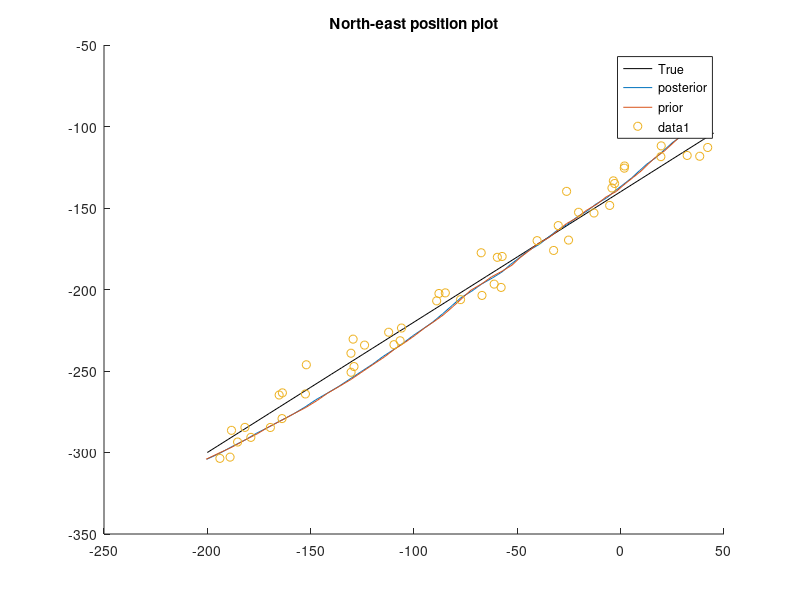
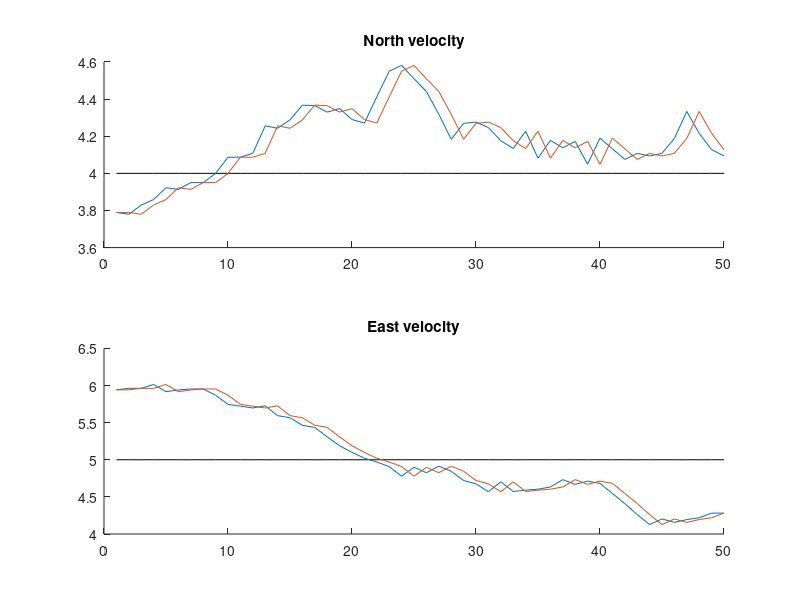
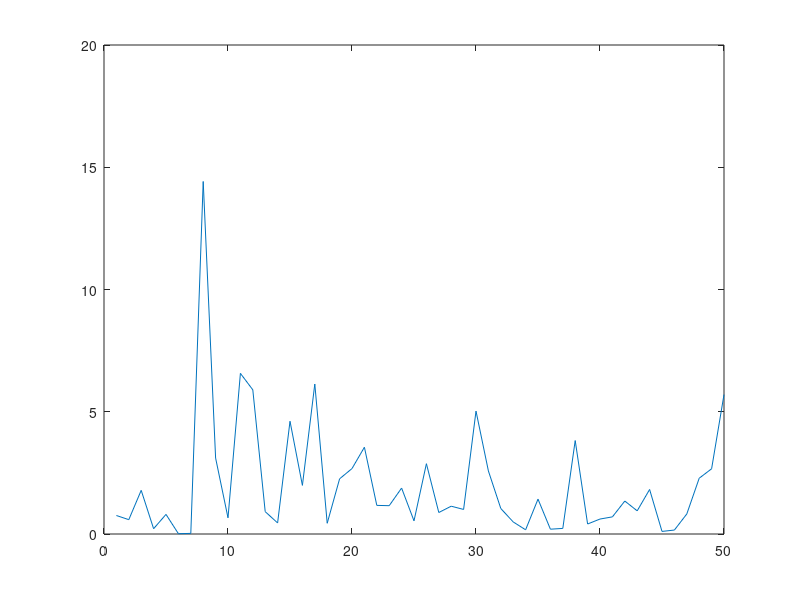

Write the MATLAB code that produced these figures, in order.
x0 = [-300; 4; -200; 5];
cov0 = diag([10, 0.5, 10, 0.5]);
x0_est = x0+chol(cov0)*randn(4,1);
dt = 1;
t_end = 50;
q = 0.25;                          % Process noise strength squared
r = 50;
time = 1:dt:t_end;
F = [1, dt, 0, 0; 0, 1, 0, 0; 0, 0, 1, dt; 0, 0, 0, 1];
H = [1, 0, 0, 0; 0, 0, 1, 0];
R = r*eye(2);
G = [dt^2/2; dt];
Q = q*[G*G', zeros(2); zeros(2), G*G'];
K = length(time);
gamma_g = 10;                         % Gate threshold
c = 2;                                % Normalization constant
% Empty state and covariance vectors
x_true = zeros(4,K);
x_est_prior = zeros(4,K);
x_est_posterior = zeros(4,K);
cov_prior = zeros(4,4,K);
cov_posterior = zeros(4,4,K);
z = zeros(2, K);

%Temp
NIS = zeros(1,K);
%-----------------------------------------------
% Main loop
for k = 1:K
	% Dynamic model
	if k == 1
		x_true(:,k) = x0;
		x_est_prior(:,k) = x0_est;
		cov_prior(:,:,k) = cov0;
	else
		x_true(:,k) = F*x_true(:,k-1);
		x_est_prior(:,k) = F*x_est_posterior(:,k-1);
		cov_prior(:,:,k) = F*cov_posterior(:,:,k-1)*F'+Q;
	end
	% Generate measurement
	noise = chol(R)*randn(2,1);
	z(:,k) = H*x_true(:,k)+noise;
	% Measurement update
	S = H*cov_prior(:,:,k)*H'+R;              % Covariance of the innovation
	W = cov_prior(:,:,k)*H'/S;                % Gain
    v_ik = z(:,k)-H*x_est_prior(:,k);            % Measurement innovation
    
    NIS(k) = v_ik'/S*v_ik;
    
    %if NIS(k) < gamma_g:       % Measurements within validation region
    beta_ik = (1/c)*exp(-0.5*NIS(k));
    v_k = beta_ik*v_ik;           % For loop here
    P_c = cov_prior(:,:,k)-W*S*W';
    part_result = beta_ik*(v_ik*v_ik')-v_k*v_k';  % For loop here
    SOI = W*(part_result)*W';
    
    %end
	x_est_posterior(:,k) = x_est_prior(:,k)+W*v_k;
	cov_posterior(:,:,k) = cov_prior(:,:,k)-W*S*W';
end

%--------------------------------------------------
% Plotting
figure; hold on;
plot(x_true(3,:), x_true(1,:), 'k');
plot(x_est_posterior(3,:), x_est_posterior(1,:))
plot(x_est_prior(3,:), x_est_prior(1,:))
legend('True', 'posterior', 'prior');
plot(z(2,:), z(1,:), 'o');
title('North-east position plot');
figure; subplot(2,1,1); hold on;
plot(time, x_true(2,:), 'k');
plot(time, x_est_posterior(2,:));
plot(time, x_est_prior(2,:));
title('North velocity');
subplot(2,1,2); hold on;
plot(time, x_true(4,:), 'k');
plot(time, x_est_posterior(4,:));
plot(time, x_est_prior(4,:));
title('East velocity');
figure; plot(time,NIS)